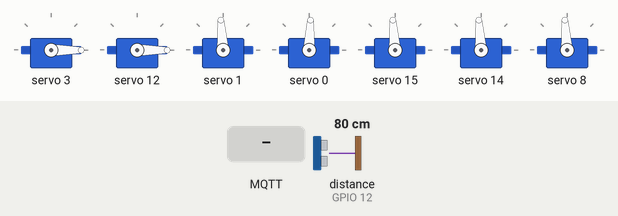
Bench run of a sketch on a simulated ESP32. Parts: 7 × servo. Inputs (shaded band) come from the test bench; at power-on: distance to the obstacle (sensor on GPIO 12) 80 cm. The echo pulse lasts 58.3 µs per cm; WiFi joins after 1.5 s; servers stay silent unless stated; no MQTT or app messages arrive unless stated; what the sketch prints to the serial monitor is not drawn.

Above: at 2.7 s.
2.8 s: distance to the obstacle (sensor on GPIO 12) set to 11 cm
5.8 s: distance to the obstacle (sensor on GPIO 12) set to 8 cm
At 6.4 s:
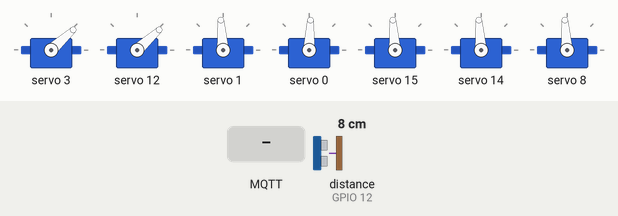
7.4 s: MQTT message "1" arrives on the first subscribed topic
At 8.2 s:
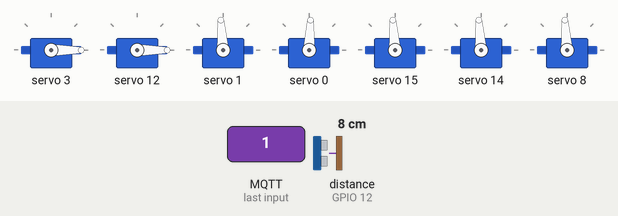
Timing chart, 0 to 14.0 s (numbered marks = the images above; inputs shaded):
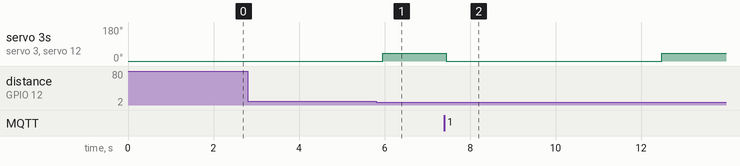

Measured:
- the behaviour switches between 10 and 9 cm on distance to the obstacle (sensor on GPIO 12) (found by bisection; images 0 and 1)
- after the input at 2.8 s, every drawn part: stays the same
- after the input at 5.8 s, servo 3, servo 12: 0° → 42° after 0.16 s
- after the input at 7.4 s, servo 3: 42° → 0° at once, → 42° 5.0 s later; servo 12: 42° → 0° after 0.05 s, → 42° 5.0 s later

The sketch:

SumahoStandOriginal.ino
```cpp
#include <Wire.h>

#include <Adafruit_PWMServoDriver.h>

#include <WiFi.h>

#include <PubSubClient.h>

#include <ArduinoJson.h>

#include <NewPing.h>


// — Wi‑Fi / MQTT —

const char* ssid = "anpanman";

const char* password = "baikinman";

const char* mqtt_server = "mqtt.beebotte.com";

const char* mqtt_topic = "RobotControl/move"; // HTML→ESP32 (アーム角度)

const char* mqtt_send = "RobotControl/robotState"; // ESP32→HTML (センサー状態)

const char* mqtt_token = "token_EUPsOMBWypIHwQ94";


WiFiClient espClient;

PubSubClient client(espClient);

StaticJsonDocument<128> doc;


// — センサー設定 —

#define PIN_SONAR_TRIGGER 13

#define PIN_SONAR_ECHO 12

#define MAX_DISTANCE 200

NewPing sonar(PIN_SONAR_TRIGGER, PIN_SONAR_ECHO, MAX_DISTANCE);

int distBuf[3]={0,0,0}, idx=0;

bool detected=false; // 障害物検知状態


// --- HTMLからのアーム角度制御用変数 ---

// HTMLから最後に受信したアームの角度 (0-180) - ここでは新しい基準の角度

volatile int htmlArmAngle = 0;

// HTMLからのアーム角度コマンドが最後にいつ受信されたか

unsigned long lastHtmlArmCommandTime = 0;

// HTMLからのアームコマンドを優先するタイムアウト時間（ms）

const unsigned long HTML_COMMAND_TIMEOUT = 5000; // 例: 5秒間優先


// — サーボ設定 & バイアス —

#define DUTY_MIN 0.022

#define DUTY_MAX 0.130

Adafruit_PWMServoDriver pwm;

double bias[16]={-6,0,0,0, 0,0,0,0, 0,0,3,0, 0,0,0,0};


#define L1 1 //左腰サーボ(L1)を繋げたチャンネル

#define L2 0 //左足サーボ(L2)を繋げたチャンネル

#define R1 15 //右腰サーボ(R1)を繋げたチャンネル

#define R2 14 //右足サーボ(R2)を繋げたチャンネル


#define LH 3 //左手サーボ(LH)を繋げたチャンネル

#define HD 8 //頭サーボ(HD)を繋げたチャンネル

#define RH 12 //右手サーボ(RH)を繋げたチャンネル


// チャンネル[ch]に接続されているサーボの回転角度を[t]に設定する関数

// [t]は -90度(最左/下) から 90度(最右/上) の範囲で指定されることを想定

void setArm(int ch, int t){

int a=constrain(t,-90,90)+bias[ch]; // ここで -90〜90 の範囲に制限し、バイアスを加算

a=constrain(a,-90,90); // 再度 -90〜90 の範囲に制限

int p=a+90; // ここで 0〜180 の範囲に変換（サーボのパルス幅計算用）

double duty=(DUTY_MIN+(p/180.0)*(DUTY_MAX-DUTY_MIN))*4096;

pwm.setPWM(ch,0,(int)duty);

}


void sendData(int d){

char buf[64];

sprintf(buf,"{\"data\":%d, \"ispublic\":true}",d);

client.publish(mqtt_send,buf);

Serial.println(buf);

}


// MQTTメッセージ受信時に呼び出されるコールバック関数

void callback(char* tpc, byte* pl, unsigned int len){

deserializeJson(doc,pl,len);

// HTMLから送られてくる角度(0-180)を直接格納。これはあなたの新しい基準の角度

htmlArmAngle = doc["data"];

Serial.printf("CB received angle (new standard)=%d\n", htmlArmAngle);

lastHtmlArmCommandTime = millis(); // 受信時刻を更新

}


void reconnect(){

while(!client.connected()){

Serial.print("MQTT...");

if(client.connect("ESP32",mqtt_token,"")){

client.subscribe(mqtt_topic);

Serial.println("OK");

} else {

Serial.printf("fail rc=%d\n", client.state());

delay(3000);

}

}

}


void setup(){

Serial.begin(115200);

pwm = Adafruit_PWMServoDriver();

pwm.begin();

pwm.setPWMFreq(50);


// 起動時：アームは0度（真下）、それ以外も0度

// setArmは -90〜90 を期待するので、真下0度 → -90度 にマッピング

setArm(LH, -90); // LHを真下

setArm(RH, -90); // RHを真下

// 他のモーターも必要に応じてここで0度に設定

setArm(L1,0); setArm(L2,0);

setArm(R1,0); setArm(R2,0);

setArm(HD,0);


WiFi.begin(ssid,password);

while(WiFi.status()!=WL_CONNECTED){delay(300); Serial.print(". ");}

Serial.println("\nWiFi OK");


client.setServer(mqtt_server,1883);

client.setCallback(callback);

reconnect();


// 初期状態として未検知を通知

sendData(0);

}


void loop(){

if(!client.connected()) reconnect();

client.loop();


// --- センサー状態の更新 ---

distBuf[idx]=sonar.convert_cm(sonar.ping());

idx=(idx+1)%3;

bool prevDetected=detected; // 以前の検知状態を保存


// 障害物検知の判定ロジック

if(distBuf[0] && distBuf[1] && distBuf[2] &&

distBuf[0]<10 && distBuf[1]<10 && distBuf[2]<10){

detected=true;

} else if((distBuf[0]==0 || distBuf[0]>=50) &&

(distBuf[1]==0 || distBuf[1]>=50) &&

(distBuf[2]==0 || distBuf[2]>=50)){

detected=false;

}


// --- センサー状態変化時の処理 ---

if(detected != prevDetected){

sendData(detected ? 1 : 0); // HTMLに状態を通知


// 状態変化時にアームの初期位置を設定 (新しい基準に合わせて調整)

if (detected) {

// 障害物ありになったらデフォルト45度（新しい基準） → setArmでは -45度

setArm(LH, -45);

setArm(RH, -45);

} else {

// 障害物なしになったらアームを真横0度（新しい基準） → setArmでは -90度

setArm(LH, -90);

setArm(RH, -90);

}

// ここで他のモーターを0度にリセットしても良い

setArm(HD, 0);

}


// --- アームの動作ロジック ---

if (detected) {

// 障害物がある場合: HTMLからのコマンドを優先

if (millis() - lastHtmlArmCommandTime < HTML_COMMAND_TIMEOUT) {

// タイムアウト時間内であれば、HTMLからの角度（新しい基準）を setArmの基準に変換

// 新しい基準の0-180を、setArmの-90-90に変換

int armAngleToSet = map(htmlArmAngle, 0, 180, -90, 90);

setArm(LH, armAngleToSet);

setArm(RH, armAngleToSet);

} else {

// タイムアウトした場合は、デフォルトの45度（新しい基準）に戻す -> setArmでは-45度

setArm(LH, -45);

setArm(RH, -45);

}

} else {

// 障害物がない場合: アームを常に真横（0度、新しい基準）に固定 -> setArmでは-90度

setArm(LH, -90);

setArm(RH, -90);

}


// その他のモーター（頭など）は、HTMLからの制御がない限り常に0度（標準サーボ基準）

setArm(HD, 0);

// 必要であれば他のモーターも


delay(50); // メインループの更新間隔

}
```
